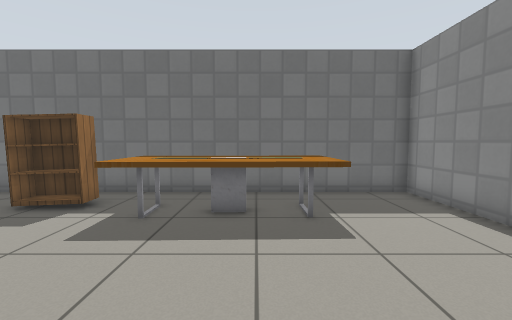
view 1 (above)

17 first-person views from a walk through a robot-simulator world made for Gazebo. The camera is 0.9 m above the floor, tilts 4° down and sees 90° across. The floor is counted in squares, 0.5 m on a side. Each view is taken from the middle of a square. On the plan, view 1 faces up. The plan holds only what a view shows up to about 15 squares ahead; the rest is blank. Simple patterns stand in for the simulator's built-in surfaces.

view 2
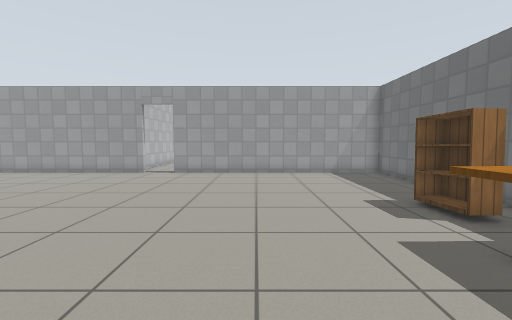

view 3
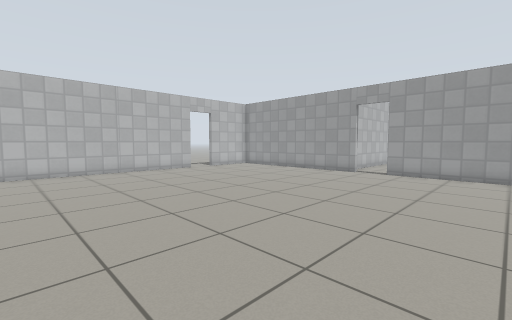

view 4
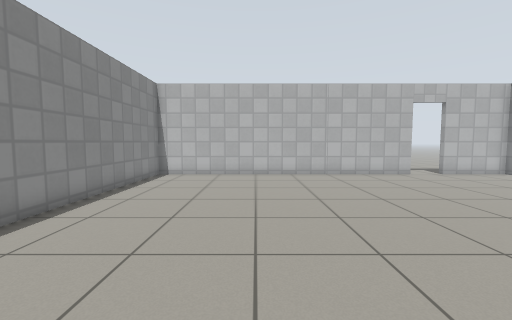

view 5
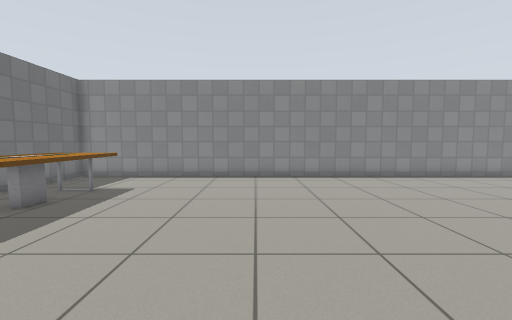

view 6
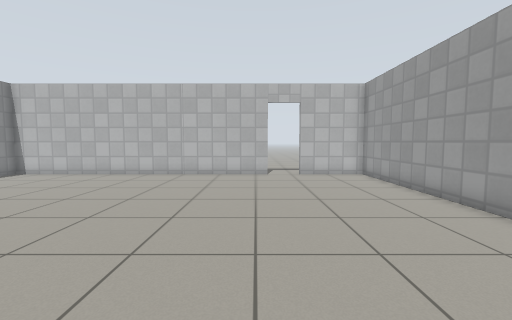

view 7
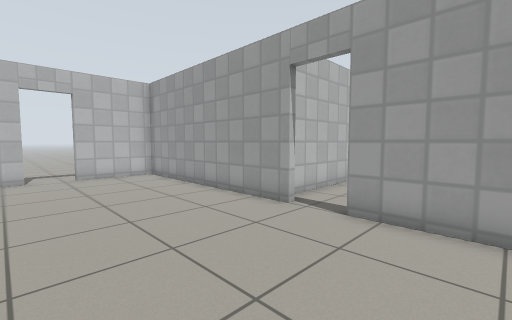

view 8
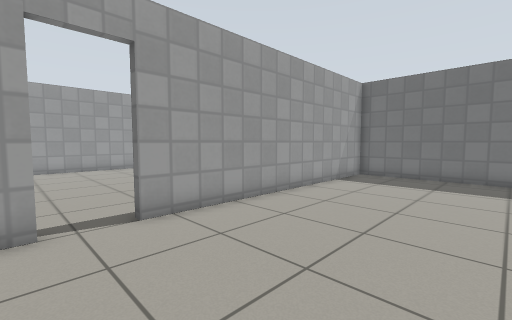

view 9
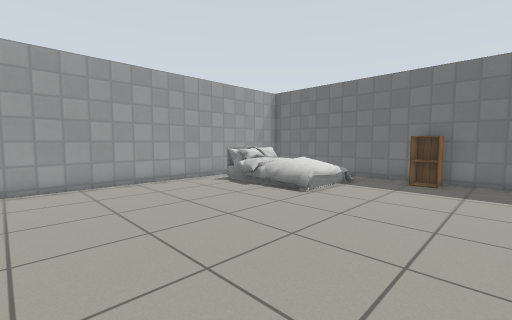

view 10
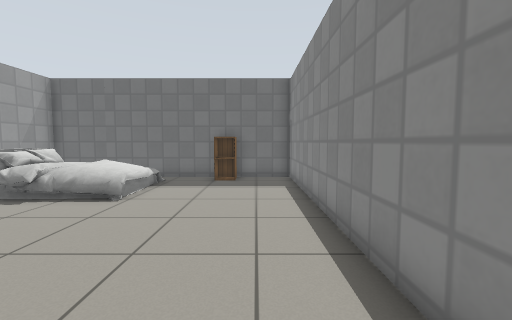

view 11
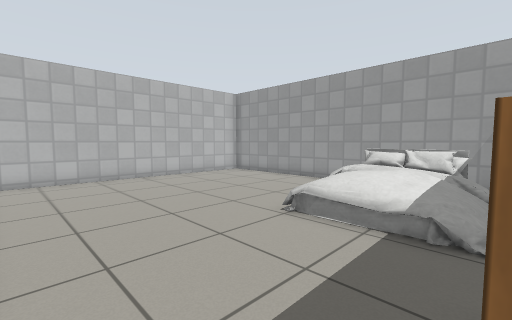

view 12
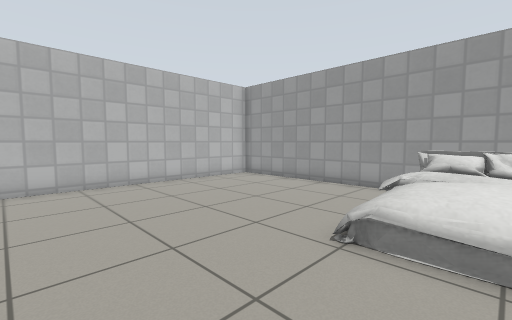

view 13
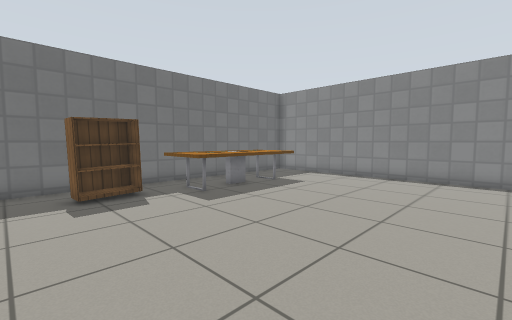

view 14
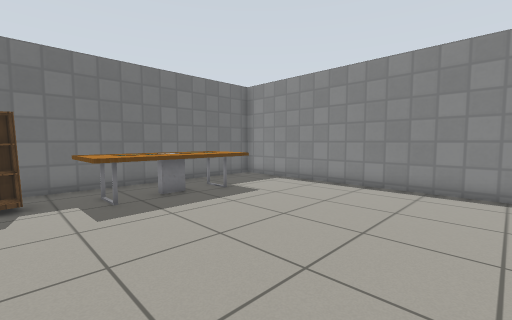

view 15
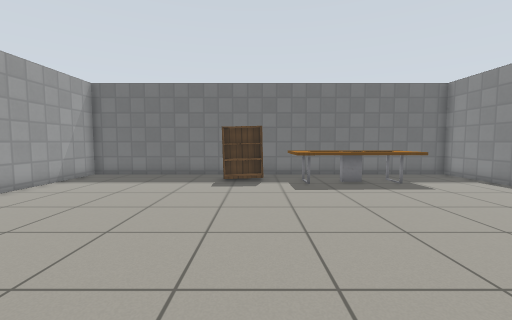

view 16
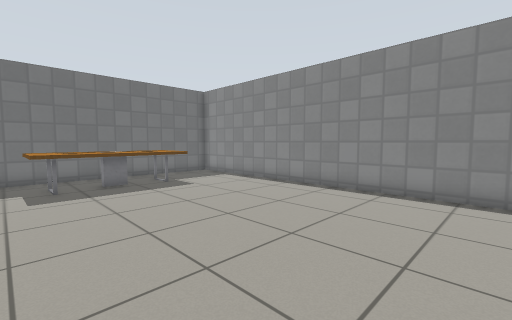

view 17
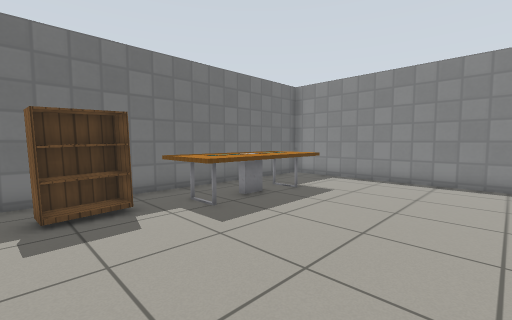

### Floor plan
Ten units are one square. View 1 is at (0, 0); x grows to the right and y downward. Boxes are objects, and circles mark ways between rooms. Rooms are numbered by the first view taken in them; rooms with no view inside come last. Other rooms are left out.
<svg viewBox="-269 -96 328 246">
<path fill="none" stroke="#000" d="M-140 46 -140 143 -104 143M-87 143 54 143 54 -91 -140 -91 -140 28M-143 24 -143 -91 -264 -91 -264 52 -149 53"/>
<rect x="-75" y="-85" width="30" height="20" fill="#bbb"><title>bookshelf</title></rect>
<rect x="-35" y="-85" width="60" height="40" fill="#bbb"><title>table</title></rect>
<rect x="-255" y="-85" width="60" height="50" fill="#bbb"><title>bed</title></rect>
<rect x="-185" y="-85" width="20" height="10" fill="#bbb"><title>cabinet</title></rect>
<circle cx="-140" cy="35" r="3" fill="#2a7"/>
<text x="-50" y="20">1</text>
<text x="-200" y="-20">2</text>
</svg>
Room 1 opens to room 2.

Where each view was taken, in squares from view 1:
view 1: 0 up, 0 right, facing up
view 2: 2 up, 1 right, facing left
view 3: 2 up, 1 right, facing down-left
view 4: 0 up, 0 right, facing down
view 5: 0 up, 8 left, facing right
view 6: 0 up, 8 left, facing down
view 7: 0 up, 8 left, facing down-left
view 8: 5 down, 8 left, facing up-left
view 9: 4 down, 15 left, facing up-left
view 10: 4 down, 16 left, facing up
view 11: 8 up, 15 left, facing down-left
view 12: 6 up, 16 left, facing down-left
view 13: 2 down, 8 left, facing up-right
view 14: 2 down, 5 left, facing up-right
view 15: 5 down, 5 left, facing up
view 16: 5 down, 4 left, facing up-right
view 17: 0 up, 7 left, facing up-right
